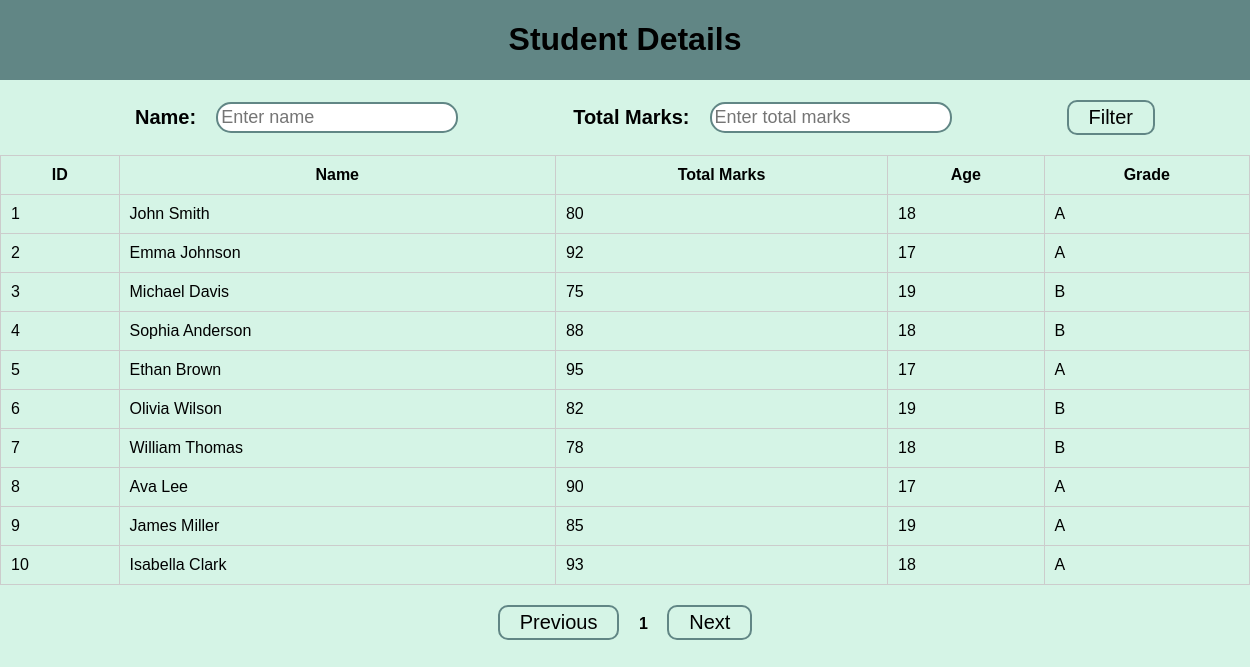
The page / on the database its author committed.
### tables this page shows
CREATE TABLE students (
            id INTEGER PRIMARY KEY AUTOINCREMENT,
            name TEXT,
            total_marks INTEGER,
            age INTEGER,
            grade TEXT
        );

### app.py (the view, shortened to what this page needs)
@app.route('/', methods=['GET'])
def get_students():
    page = request.args.get('page')
    if page is None or not page.isdigit():
        page = 1
    else:
        page = int(page)
    page_size = int(request.args.get('page_size', 10))
    offset = (page - 1) * page_size
    conn = sqlite3.connect('student.db')
    cursor = conn.cursor()
    query = 'SELECT * FROM students WHERE 1=1'
    params = []
    criteria = request.args.get('criteria')
    query += f' LIMIT {page_size} OFFSET {offset}'
    cursor.execute(query, params)
    filtered_students = cursor.fetchall()
    total_count = len(filtered_students)
    students = []
    for row in filtered_students:
        student = {
            'id': row[0],
            'name': row[1],
            'total_marks': row[2],
            'age': row[3],
            'grade': row[4]
        }
        students.append(student)
    cursor.close()
    conn.close()
    return render_template('index.html', students=students, total_count=total_count, page=page, page_size=page_size)

### templates/index.html (shortened to what this page needs)
<!DOCTYPE html>
<html>
<head>
    <link rel="stylesheet" type="text/css" href="/static/styles.css">
</head>
<body>
    <header>
        <h1>Student Details</h1>
    </header>
    <div id="filters">
        <span>
            <label for="name">Name:</label>
            <input type="text" id="name" placeholder="Enter name">
        </span>
        <span>
            <label for="total-marks">Total Marks:</label>
            <input type="number" id="total-marks" placeholder="Enter total marks">
        </span>
        <button onclick="filterStudents()">Filter</button>
    </div>
    <table id="students-table">
        <thead>
            <tr>
                <th>ID</th>
                <th>Name</th>
                <th>Total Marks</th>
                <th>Age</th>
                <th>Grade</th>
            </tr>
        </thead>
        <tbody id="students-body">
            {% for student in students %}
            <tr>
                <td>{{ student.id }}</td>
                <td>{{ student.name }}</td>
                <td>{{ student.total_marks }}</td>
                <td>{{ student.age }}</td>
                <td>{{ student.grade }}</td>
            </tr>
            {% endfor %}
        </tbody>
    </table>
    <div id="pagination">
        <button id="prev-page" onclick="prevPage()">Previous</button>
        <span id="current-page">{{ page }}</span>
        <button id="next-page" onclick="nextPage()">Next</button>
    </div>
</body>
</html>

### static/styles.css (style rules this page uses)
body { font-family: Arial, sans-serif; margin: 0; padding: 0; background-color: #d5f4e6; }
header { display: flex; background-color: #618685; align-items: center; justify-content: center; }
#filters { display: flex; align-items: center; justify-content: space-evenly; width: 100%; padding: 20px; }
#filters span { display: flex; align-items: center; }
#filters label { font-size: 20px; font-weight: 600; margin-right: 20px; }
#filters input { padding: 3px; font-size: 18px; border: 2px solid #618685; border-radius: 15px; }
button { padding: 4px 20px; font-size: 20px; background: transparent; border: 2px solid #618685; border-radius: 10px; }
#students-table { width: 100%; border-collapse: collapse; }
#students-table th, #students-table td { padding: 10px; border: 1px solid #ccc; }
#pagination { text-align: center; margin-top: 20px; }
#pagination button { margin: 0 5px; }
#current-page { display: inline-block; font-weight: bold; margin: 0 10px; }

### rows shown on the page
students: id "1", name "John Smith", total_marks "80", age "18", grade "A"
students: id "2", name "Emma Johnson", total_marks "92", age "17", grade "A"
students: id "3", name "Michael Davis", total_marks "75", age "19", grade "B"
students: id "4", name "Sophia Anderson", total_marks "88", age "18", grade "B"
students: id "5", name "Ethan Brown", total_marks "95", age "17", grade "A"
students: id "6", name "Olivia Wilson", total_marks "82", age "19", grade "B"
students: id "7", name "William Thomas", total_marks "78", age "18", grade "B"
students: id "8", name "Ava Lee", total_marks "90", age "17", grade "A"
students: id "9", name "James Miller", total_marks "85", age "19", grade "A"
students: id "10", name "Isabella Clark", total_marks "93", age "18", grade "A"

### other values the page prints
{{ page }} "1"
